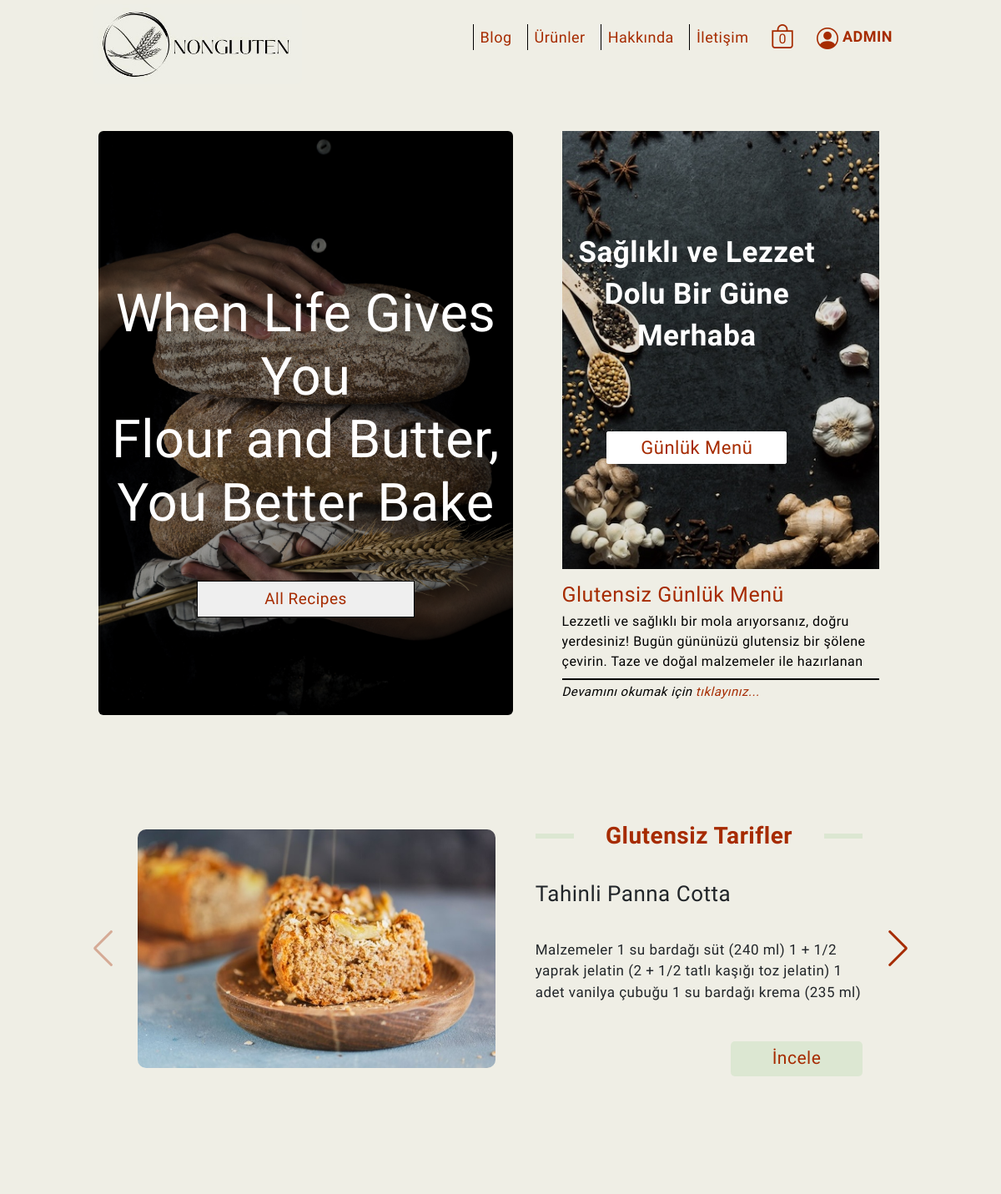
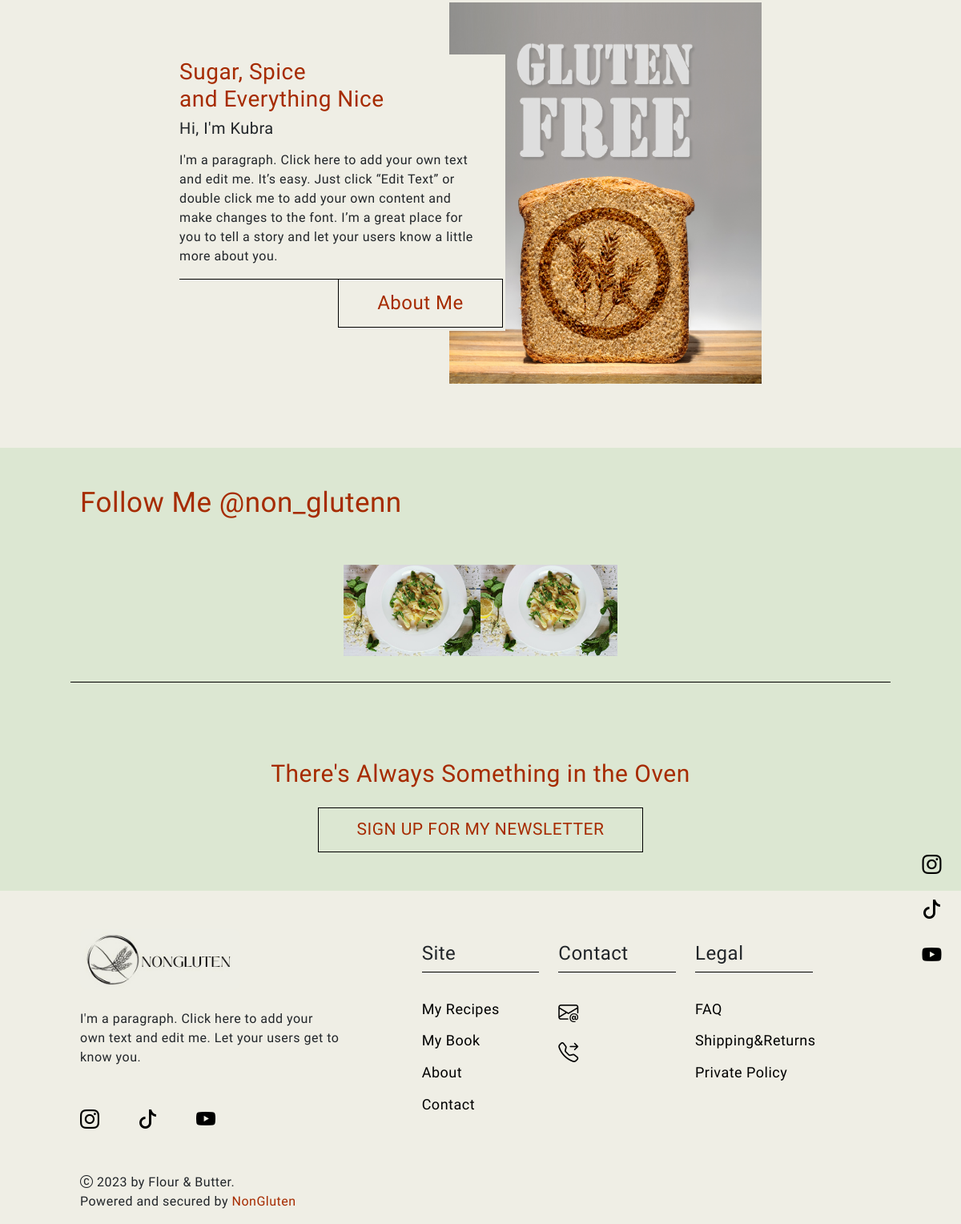
The app's page / (signed in) with its own data (2 pictures, top to bottom).
### nonapp/models.py (models this page shows, shortened)
class Tarifler(models.Model):
    isim=models.CharField(max_length=200,verbose_name='Tarif İsmi')
    aciklama=models.TextField(max_length=1500,verbose_name='Tarif Açıklması')
    resim=models.FileField(upload_to='tarifler/',verbose_name='Tarif Resmi',null=True,blank=True)

class Instagram(models.Model):
    resim=models.FileField(upload_to='instagram/',verbose_name='Instagram Gönderi',null=True,blank=True)

### nonapp/views.py (the view)
# urls.py: path('',index,name='index'),
def index(request):
    tarifler=Tarifler.objects.all()
    instagram=Instagram.objects.all()
    context={
        'tarifler':tarifler,
        'instagram':instagram
    }
    return render(request,"index.html",context)

### templates/index.html (shortened to what this page needs)
{% load static %}
<!DOCTYPE html>
<html lang="tr">
<head>
    <link href="https://cdn.jsdelivr.net/npm/bootstrap@5.3.2/dist/css/bootstrap.min.css" rel="stylesheet">
    <link rel="stylesheet" href="https://cdn.jsdelivr.net/npm/swiper@11/swiper-bundle.min.css"/>
    <link rel="stylesheet" href="{% static 'css/style.css' %}">
</head>
<body>
    {% include "includes/_navbar.html" %}
    {% block content %}
    <div class="container section1">
        <div class="row section1-row">
            <div class="col-lg-6 section1-left rounded-2">
                <div class="section1-text">
                    <div class="text-paragraf">
                        <h1 class="section1-paragraf">When Life Gives You <br> Flour and Butter, <br> You Better Bake</h1>
                        <button class="section1-button">All Recipes</button>
                    </div>
                </div>
            </div>
            <div class="col-lg-6 section1-right-display">
                <div class="section1-right">
                    <div class="section1-right-img">
                        <div class="section1-right-back">
                            <div class="section1-right-back-text">
                                <div class="section1-right-text">
                                    <h3>Sağlıklı ve Lezzet</h3>
                                    <h3>Dolu Bir Güne</h3>
                                    <h3>Merhaba</h3>
                                </div>
                                <div class="section1-right-button">
                                    <button>
                                        <a href="#">Günlük Menü</a>
                                    </button>
                                </div>
                            </div>
                        </div>
                        <div class="section1-right-baslik">
                            <a href="#" class="text-decoration-none">
                                <h4>Glutensiz Günlük Menü</h4>
                                <p class="section1-right-baslik-paragraph">Lezzetli ve sağlıklı bir mola arıyorsanız, doğru yerdesiniz! Bugün gününüzü glutensiz bir şölene çevirin. Taze ve doğal malzemeler ile hazırlanan menümüz, damak zevkinizi şımartacak. Sağlıklı beslenmenin keyfini çıkarın, enerji dolu bir gün geçirin. Bekliyoruz!</p>
                            </a>
                            <div class="section1-right-baslik-border"></div>
                            <div class="section1-right-baslik-icon">
                                <div class="section1-right-heart">
                                    <span class="text-black">Devamını okumak için</span>
                                    <a href="#">tıklayınız...</a>
                                </div>
                            </div>
                        </div>
                    </div>
                </div>
            </div>
        </div>
    </div>
    <div class="container section2">
        <div class="swiper mySwiper">
            <div class="swiper-wrapper">
                {% for i in tarifler %}
                <div class="swiper-slide row">
                    <div class="col-md-6 section2-swiper-img">
                        <img src="{{i.resim.url}}" alt="">
                    </div>
                    <div class="col-md-5 section2-swiper-text">
                        <div>
                            <h3 class="section2-swiper-title">Glutensiz Tarifler</h3>
                        </div>
                        <div class="section2-swiper-subtitle">
                            <h3>{{i.isim}}</h3>
                        </div>
                        <div class="section2-swiper-aciklama">
                            <p>{{i.aciklama}}</p>
                        </div>
                        <div class="section2-swiper-button">
                            <button class="swiper-btn">
                                <a href="#">İncele</a>
                            </button>
                        </div>
                    </div>
                </div>
                {% endfor %}
            </div>
            <div class="swiper-button-next"></div>
            <div class="swiper-button-prev"></div>
          </div>
    </div>
    <div class="container section3">
        <div class="row justify-content-center">
            <div class="col-md-6 section3-left order-2 order-md-1">
                <div class="section3-left-baslik">
                    <h3>Sugar, Spice <br> and Everything Nice</h3>
                </div>
                <div class="section3-left-baslik2 mt-2">
                    <h5>Hi, I'm Kubra</h5>
                </div>
                <div class="section-left-text">
                    <p>I'm a paragraph. Click here to add your own text <br> and edit me. It’s easy. Just click “Edit Text” or <br> double click me to add your own content and <br> make changes to the font. I’m a great place for <br> you to tell a story and let your users know a little <br> more about you.</p>
                </div>
                <div class="section3-left-btn">
                    <button type="button">About Me</button>
                </div>
            </div>
            <div class="col-md-6 section3-right order-1 order-md-2">
                <div class="section3-right-img">
                    <img src="{% static '/images/glutenfree.png' %}" alt="">
                </div>
            </div>
        </div>
    </div>
    {% include "includes/_instaGonderi.html" %}
    {% endblock content %}
    <div class="section6-background">
        <div class="container">
            <div class="row">
                <div class="col-12 section6 text-center">
                    <div class="section6-text">
                        <div class="section6-baslik">
                            <h3>There's Always Something in the Oven</h3>
                        </div>
                        <div class="section6-btn mt-4">
                            <button type="button">SIGN UP FOR MY NEWSLETTER</button>
                        </div>
                    </div>
                </div>
            </div>
        </div>
    </div>
    {% include 'includes/_footer.html' %}
    <aside class="socialMedia-position">
        <ul class="socialMedia-positionlist">
            <li>
                <a href="#"><i class="bi bi-instagram"></i></a>
            </li>
            <li>
                <a href="#"><i class="bi bi-tiktok"></i></a>
            </li>
            <li>
                <a href="#"><i class="bi bi-youtube"></i></a>
            </li>
        </ul>
    </aside>
</body>
</html>

### templates/includes/_navbar.html (shortened to what this page needs)
{% load static %}
<div class="navbar-position">
    <div class="container">
        <nav class="navbar navbar-expand-lg">
            <div class="container-fluid">
                <a class="navbar-brand" href="/">
                    <img class="rounded-3" src="{% static 'images/Logo/Adsız tasarım.jpg' %}" alt="nongluten.logo">
                </a>
                <div class="collapse navbar-collapse" id="navbarNav">
                    <ul class="navbar-nav ms-auto">
                        <li class="nav-item">
                            <a class="nav-link nav-border" aria-current="page" href="{% url 'blog' %}">Blog</a>
                        </li>
                        <li class="nav-item">
                            <a class="nav-link nav-border" href="{% url 'urunler' %}">Ürünler</a>
                         </li>
                        <li class="nav-item">
                            <a class="nav-link nav-border" href="{% url 'about' %}">Hakkında</a>
                        </li>
                        <li class="nav-item">
                            <a class="nav-link nav-border" href="{% url 'iletisim' %}">İletişim</a>
                        </li>
                        <li class="nav-item">
                            <a class="nav-link nav-padding" href="#">
                                <div class="navShop-icon">
                                    <i class="bi bi-bag"></i>
                                    <span class="shopIcon-adet">0</span>
                                </div>
                            </a>
                        </li>
                        {% if user.is_authenticated %}
                            <li class="nav-item">
                                <a class="nav-link nav-padding" href="{% url 'userHesap' %}">
                                    <div class="navShop-user">
                                        <i class="bi bi-person-circle"></i>
                                        <span class="navShop-logIn fw-bolder">{{request.user|upper}}</span>
                                    </div>
                                </a>
                            </li>
                        {% endif %}
                    </ul>
                </div>
            </div>
        </nav>
    </div>
</div>

### templates/includes/_instaGonderi.html (shortened to what this page needs)
{% load static %}
<div class="section5-background">
    <div class="container">
        <div class="row section5-row">
            <div class="col-12">
                <div class="section5-alt-text">
                    <h3>Follow Me @non_glutenn</h3>
                </div>
                <div class="row section5-alt-text-border">
                    {% for i in instagram %}
                    <div class="col-md-4 col-lg-2 section5-alt-text-pad">
                        <div class="section5-alt-text-image">
                            <img src="{{i.resim.url}}" alt="">
                        </div>
                    </div>
                    {% endfor %}
                </div>
            </div>
        </div>
    </div>
</div>

### records on screen
Tarifler: resim (picture), isim "Tahinli Panna Cotta", aciklama "Malzemeler 1 su bardağı süt (240 ml) 1 + 1/2 yaprak jelatin (2 + 1/2 tatlı kaşığı toz jelatin) 1 adet vanilya çubuğu 1 su bardağı krema (235 ml)"
Instagram: resim (picture)
Instagram: resim (picture)

### other values on screen
{{ request.user|upper }} "ADMIN"
